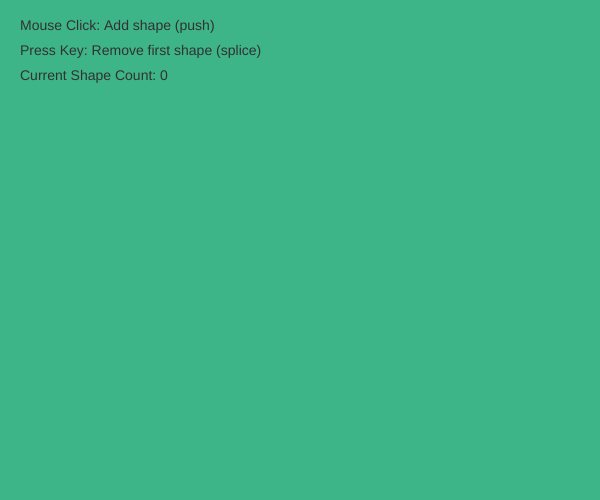
Frame 1 (no input)
Frame 60 (no input): identical to frame 1, image omitted
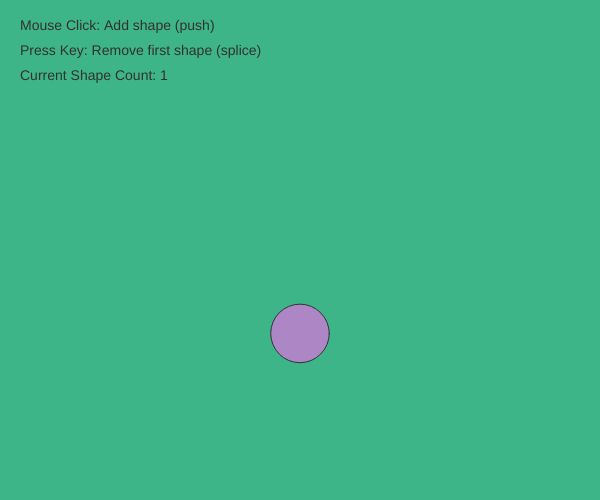
Frame 120 (the mouse pressed at the canvas centre since frame 60)

The p5.js sketch that drew these frames (run headless with seeded random() and noise() and a simulated clock; from frame 60 on, the mouse is pressed at the canvas centre):

// p5.js sketch
// ── sketch.js
// Array for storing our objects (Bonus goal: multiple instances managed in an array)
let shapes = [];

function setup() {
  createCanvas(600, 500);
}

function draw() {
  background(62, 180, 137);

  // Render and update our drawing using the method and a for loop (using shapes.length)
  for (let i = 0; i < shapes.length; i++) {
    shapes[i].display();
    shapes[i].update();
  }

  // Remove shapes when they go beyond the canvas (using splice)
  for (let i = shapes.length - 1; i >= 0; i--) {
    if (shapes[i].y > height + shapes[i].s) {
      shapes.splice(i, 1); // Array method: splice()
    }
  }

  // UI Instructions
  fill(50);
  noStroke();
  textSize(14);
  text("Mouse Click: Add shape (push)", 20, 30);
  text("Press Key: Remove first shape (splice)", 20, 55);
  text("Current Shape Count: " + shapes.length, 20, 80);
}

// 1. Mouse Interaction: Add new instance to the array using push()
function mousePressed() {
  let newCircle = new Circle(mouseX, mouseY, random(30, 70));
  shapes.push(newCircle);
}

// 2. Keyboard Interaction: Remove an item using splice() 
function keyPressed() {
  if (shapes.length > 0) {
    shapes.splice(0, 1); 
  }
}

// Custom Class (Template for objects) with constructor and methods
class Circle {
  constructor(x, y, s) {
    this.x = x;
    this.y = y;
    this.s = s; // size
    this.speed = random(1, 3); // random speed for falling
    this.col = color(random(50, 255), random(50, 255), random(50, 255), 200);
  }

  // Method 1: Display the shape
  display() {
    fill(this.col);
    stroke(50);
    ellipse(this.x, this.y, this.s);
  }

  // Method 2: Update position (falling animation)
  update() {
    this.y += this.speed;
  }
}
// ── readme.html
<!DOCTYPE html>
<html lang="en">
<head>
  <meta charset="UTF-8">
  <script src="sketch.js"></script>
  <title>Sketch Name</title> <!--Update your title here-->
  <!--Add style to your code within the style tag <style></style>
  Read the W3Schools CSS Intro for more: https://www.w3schools.com/css/css_intro.asp 
  -->
  <style>
    body {
      font-family: sans-serif;
      margin: 2em;
      /*padding: 1em;*/
      color: #000000;
      background-color: #f0f0f0;
    }

    a {
      color: rgb(150,0,255);
      text-decoration: none;
    }

    a:hover {
      text-decoration: dashed;
    }

    h1 {
      color: #4287f5;
    }

    h3 {
      color: #2a3582;
    }
  </style>
</head>

<body>
    <h1>Interactivity Exploration</h1>
    <p>For this exploration, I wanted to create a dynamic, interactive sketch that responds to both mouse and keyboard inputs while utilizing array methods we learned in class. When the user clicks the mouse (mousePressed), new values for position, speed, size, and random color are added to the arrays. Pressing any key (keyPressed) removes the oldest shape from the arrays. Also, shapes falling past the bottom of the canvas are automatically removed from the arrays or canvas.</p>
    <p><a href="index.html" target="_blank">Link to sketch</a></p>

    <!-- Optional, share as needed-->
   <h2>Resources</h2>
   <ul>
    <li><a href="https://developer.mozilla.org/en-US/docs/Web/JavaScript/Reference/Operators/this" target="_blank">this / Javascript</a></li>
   </ul>


    <!--Replace with your own image-->
    <!--You can limit the size of your displayed image using "height" or "width" -->
    <img src="media/week8_image.png" height="400px" alt="This the alt description of this image. This is a picture of a week 8 sketch."></img>
</body>
</html>
